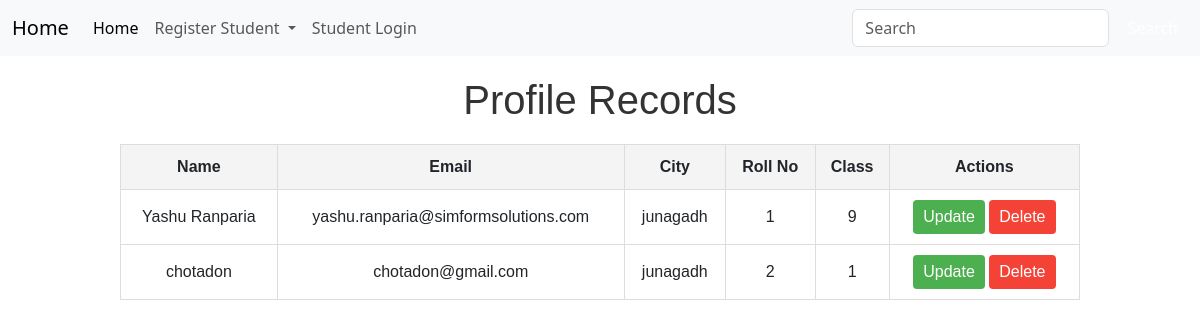
The app's page /student/, older data.
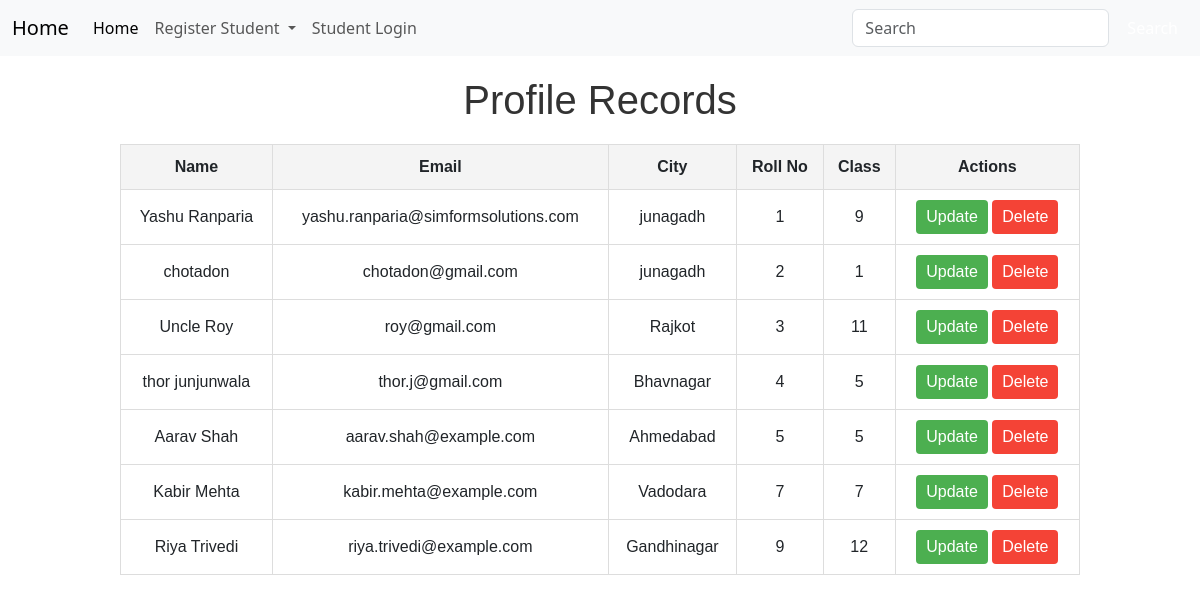
The same page, newer data.
### student/models.py (models this page shows, shortened)
class Profile(models.Model):
    name = models.CharField(max_length=70)
    email = models.EmailField(max_length=255, default='example@gmail.com', unique=True)
    password = models.CharField(max_length=50, verbose_name='password', null=False, blank=False, default='iron@man-power+')
    city = models.CharField(max_length=70, default='junagadh')
    roll_no = models.IntegerField(default = 0, unique=True)
    stu_class = models.IntegerField(default=1, choices=[(1, '1'),(2, '2'),(3, '3'),(4, '4'),(5, '5'),(6, '6'),(7, '7'),(8, '8'),(9, '9'),(10, '10'),(11, '11'),(12, '12')])

### student/views.py (the view)
# urls.py: path('', view_all_students, name='student_home'),
def view_all_students(req):
    all_students = Profile.objects.all()
    context = {
        'profiles': all_students
    }
    return render(req, 'student/all_students.html', context)

### context_processors.py (called while the page is built)
def global_settings(request):
    return {
        'BASE_URL': settings.BASE_URL,
        'PORT': settings.PORT,
    }

### student/templates/student/all_students.html (shortened to what this page needs)
{% extends "student/base.html" %}
{% load static %}
{% block addstyle %}
<link rel="stylesheet" href="{% static 'student/styles/all_students.css' %}">
{% endblock addstyle %}
{% block addon %}
<h1>Profile Records</h1>
    <table>
        <thead>
            <tr>
                <th>Name</th>
                <th>Email</th>
                <th>City</th>
                <th>Roll No</th>
                <th>Class</th>
                <th>Actions</th>
            </tr>
        </thead>
        <tbody>
            {% for profile in profiles %}
            <tr>
                <td>{{ profile.name }}</td>
                <td>{{ profile.email }}</td>
                <td>{{ profile.city }}</td>
                <td>{{ profile.roll_no }}</td>
                <td>{{ profile.stu_class }}</td>
                <td>
                    <a href="{% url 'update_student' profile.id %}" class="btn btn-update">Update</a>
                    <a href="{% url 'delete_student' profile.id %}" class="btn btn-delete">Delete</a>
                </td>
            </tr>
            {% endfor %}
        </tbody>
    </table>
{% endblock addon %}

### student/templates/student/base.html (shortened to what this page needs)
<!DOCTYPE html>
<html lang="en">
<head>
    <link href="https://cdn.jsdelivr.net/npm/bootstrap@5.3.3/dist/css/bootstrap.min.css" rel="stylesheet">
    {% block addstyle %}{% endblock addstyle %}
</head>
<body style="display:block; width:100%">
    <nav class="navbar navbar-expand-lg bg-body-tertiary">
        <div class="container-fluid">
          <a class="navbar-brand" href="{% url 'view_all_students' %}">Home</a>
          <div class="collapse navbar-collapse" id="navbarSupportedContent">
            <ul class="navbar-nav me-auto mb-2 mb-lg-0">
              <li class="nav-item">
                <a class="nav-link active" aria-current="page" href="{% url 'view_all_students' %}">Home</a>
              </li>
              <li class="nav-item dropdown">
                <a class="nav-link dropdown-toggle" href="#" id="navbarDropdown" role="button" data-bs-toggle="dropdown" aria-expanded="false">
                  Register Student
                </a>
              </li>
              <li class="nav-item">
                <a class="nav-link" href="{% url 'student_login' %}">Student Login</a>
              </li>
            </ul>
            <form class="d-flex" role="search">
              <input class="form-control me-2" type="search" placeholder="Search" aria-label="Search">
              <button class="btn btn-outline-success" type="submit">Search</button>
            </form>
          </div>
        </div>
    </nav>
    <div class='addon' style="margin-top:10px; background-color: #fff;">
      {% block addon %}{% endblock addon %}
    </div>
</body>
</html>

### student/static/student/styles/all_students.css (style rules this page uses)
.addon { font-family: Arial, sans-serif; margin: 0; padding: 0; background-color: #f9f9f9; }
h1 { text-align: center; color: #333; margin-top: 20px; }
table { width: 80%; margin: 20px auto; border-collapse: collapse; background-color: #fff; }
table th, table td { border: 1px solid #ddd; padding: 10px; text-align: center; }
table th { background-color: #f4f4f4; font-weight: bold; }
.btn { padding: 5px 10px; border: none; border-radius: 4px; color: #fff; cursor: pointer; }
.btn-update { background-color: #4CAF50; }
.btn-delete { background-color: #f44336; }

Row changes from the older to the newer data that the page shows:
added Profile: name "Uncle Roy", email "roy@gmail.com", city "Rajkot", roll_no "3", stu_class "11"
added Profile: name "thor junjunwala", email "thor.j@gmail.com", city "Bhavnagar", roll_no "4", stu_class "5"
added Profile: name "Aarav Shah", email "aarav.shah@example.com", city "Ahmedabad", roll_no "5", stu_class "5"
added Profile: name "Kabir Mehta", email "kabir.mehta@example.com", city "Vadodara", roll_no "7", stu_class "7"
added Profile: name "Riya Trivedi", email "riya.trivedi@example.com", city "Gandhinagar", roll_no "9", stu_class "12"
